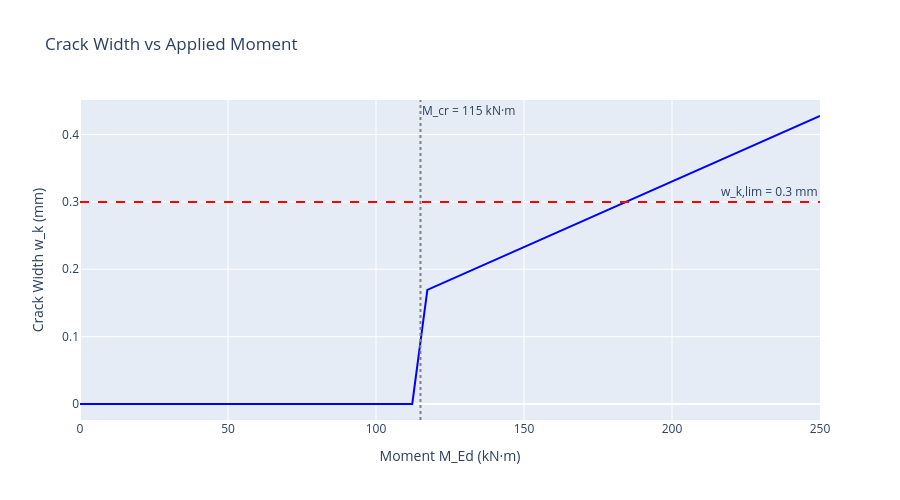

The notebook cell saved with this chart:
### Markdown cell above
---
## 6. Parametric Study: Crack Width vs Moment

### Code cell
# Generate crack width curve
M_cr = cracking_check.find_cracking_moment()
moments = np.linspace(0, 250, 50)
crack_widths = []

for M in moments:
    if M <= M_cr:
        crack_widths.append(0)
    else:
        try:
            result = cracking_check.calculate_detailed(M_Ed=float(M), N_Ed=0)
            crack_widths.append(result.w_k)
        except:
            crack_widths.append(np.nan)

# Plot
fig = go.Figure()

fig.add_trace(go.Scatter(
    x=moments,
    y=crack_widths,
    mode='lines',
    name='Crack width w_k',
    line=dict(color='blue', width=2),
))

# Add limit line
fig.add_hline(
    y=cracking_check.w_k_limit,
    line_dash="dash",
    line_color="red",
    annotation_text=f"w_k,lim = {cracking_check.w_k_limit} mm",
)

# Add cracking moment line
fig.add_vline(
    x=M_cr,
    line_dash="dot",
    line_color="gray",
    annotation_text=f"M_cr = {M_cr:.0f} kN·m",
)

fig.update_layout(
    title="Crack Width vs Applied Moment",
    xaxis_title="Moment M_Ed (kN·m)",
    yaxis_title="Crack Width w_k (mm)",
    height=500,
)

fig.show()

### Figure 1 — Plotly figure (JSON) as saved in the notebook; plotly's stock layout.template omitted (floating-point values rounded to 4 significant figures)
{"data": [{"line": {"color": "blue", "width": 2}, "mode": "lines", "name": "Crack width w_k", "type": "scatter", "x": [0.0, 5.102, 10.2, 15.31, 20.41, 25.51, 30.61, 35.71, 40.82, 45.92, 51.02, 56.12, 61.22, 66.33, 71.43, 76.53, 81.63, 86.73, 91.84, 96.94, 102.0, 107.1, 112.2, 117.3, 122.4, 127.6, 132.7, 137.8, 142.9, 148.0, 153.1, 158.2, 163.3, 168.4, 173.5, 178.6, 183.7, 188.8, 193.9, 199.0, 204.1, 209.2, 214.3, 219.4, 224.5, 229.6, 234.7, 239.8, 244.9, 250.0], "y": [0, 0, 0, 0, 0, 0, 0, 0, 0, 0, 0, 0, 0, 0, 0, 0, 0, 0, 0, 0, 0, 0, 0, 0.1693, 0.1792, 0.1891, 0.199, 0.2089, 0.2188, 0.2287, 0.2386, 0.2485, 0.2584, 0.2683, 0.2782, 0.2881, 0.298, 0.308, 0.3179, 0.3279, 0.3378, 0.3477, 0.3577, 0.3677, 0.3776, 0.3876, 0.3975, 0.4075, 0.4175, 0.4275]}], "layout": {"annotations": [{"showarrow": false, "text": "w_k,lim = 0.3 mm", "x": 1, "xanchor": "right", "xref": "x domain", "y": 0.3, "yanchor": "bottom", "yref": "y"}, {"showarrow": false, "text": "M_cr = 115 kN·m", "x": 115.0, "xanchor": "left", "xref": "x", "y": 1, "yanchor": "top", "yref": "y domain"}], "height": 500, "shapes": [{"line": {"color": "red", "dash": "dash"}, "type": "line", "x0": 0, "x1": 1, "xref": "x domain", "y0": 0.3, "y1": 0.3, "yref": "y"}, {"line": {"color": "gray", "dash": "dot"}, "type": "line", "x0": 115.0, "x1": 115.0, "xref": "x", "y0": 0, "y1": 1, "yref": "y domain"}], "title": {"text": "Crack Width vs Applied Moment"}, "xaxis": {"title": {"text": "Moment M_Ed (kN·m)"}}, "yaxis": {"title": {"text": "Crack Width w_k (mm)"}}}}
